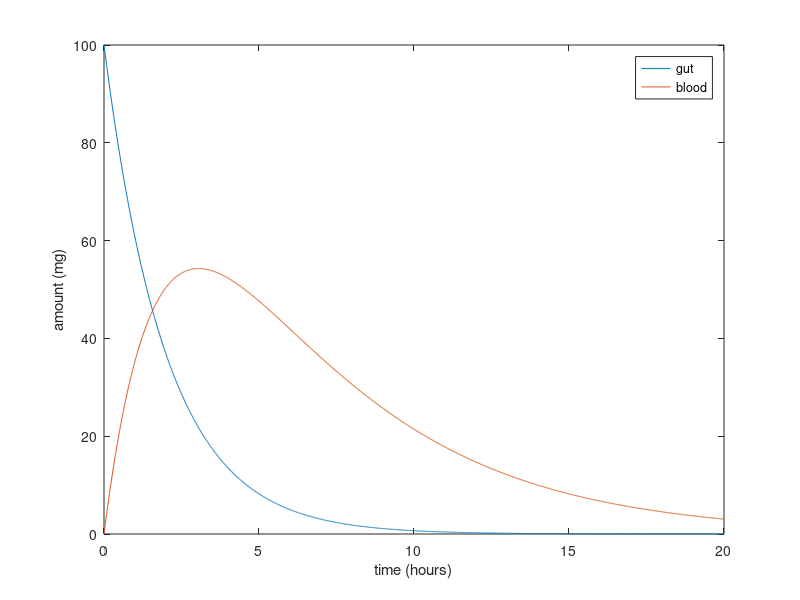

Reproduce this figure in MATLAB.
%%%%%%%%%%%%%%%%%%%%%%%%%%%%%%%%%%%%%%%%%%%%%%%%%%%%%%%%%%%%%%%%%%%%%%%%%%%%
%% Part IV: Eigenvalues and matrix calculus: solutions to the code exercises
%%%%%%%%%%%%%%%%%%%%%%%%%%%%%%%%%%%%%%%%%%%%%%%%%%%%%%%%%%%%%%%%%%%%%%%%%%%%
% Worked solutions to the code exercises from Matrices in Practice, by Tom Goodale:
% https://trgoodale.github.io/matrix-book/appendices/solutions-4.html
%
% Run the script a section at a time (Run Section, or Ctrl+Enter, in
% MATLAB), from the top: later sections use variables set in earlier ones.
% Try each exercise yourself first. Change the numbers and run them again to see what happens.
%
% Code licensed under the MIT licence: https://trgoodale.github.io/matrix-book/LICENSE.md

% --------------------------------------------------------------------------
% Chapter 18: Eigenvalues and eigenvectors
% --------------------------------------------------------------------------

%% Chapter 18, exercise 7
% Three equal masses are joined in a line by four equal springs, with the
% outer springs fixed to walls. Their vibrations are governed by the matrix
% K = [2 -1 0; -1 2 -1; 0 -1 2]: the natural frequencies are proportional to
% the square roots of its eigenvalues, and the eigenvectors are the mode
% shapes, the patterns in which the masses move together. Find the
% eigenvalues and eigenvectors, and describe each mode shape in words.

K = [2 -1 0; -1 2 -1; 0 -1 2];
[V, D] = eig(K)

% The eigenvalues are 2 - sqrt(2) ≈ 0.586, 2 and 2 + sqrt(2) ≈ 3.414, with
% eigenvectors proportional to (1, sqrt(2), 1), (-1, 0, 1) and (1, -sqrt(2),
% 1) (software may flip their signs).
%
% - Lowest frequency: all three masses move the same way together, the
%   middle one furthest.
% - Middle frequency: the outer masses move in opposite directions and the
%   middle one stays still.
% - Highest frequency: the outer masses move together and the middle one
%   moves the opposite way, by more.
%
% The more the neighbouring masses move against each other, the more the
% springs between them stretch, and the higher the frequency.

% --------------------------------------------------------------------------
% Chapter 19: Diagonalisation and matrix powers
% --------------------------------------------------------------------------

%% Chapter 19, exercise 7
% A Leslie matrix models a population divided into age groups. For a species
% with three age groups (young, adult, old), suppose each adult has 1.5
% young per year and each old animal 1, 60% of the young survive to become
% adults, and 70% of adults survive to become old:
% L = [0 1.5 1; 0.6 0 0; 0 0.7 0].
% Find the dominant eigenvalue and its eigenvector. What is the long-run
% growth rate of the population, and what fraction of the animals is in each
% age group in the long run? Check by applying L 50 times to a starting
% population.

L = [0 1.5 1; 0.6 0 0; 0 0.7 0];
[V, D] = eig(L);
[lam, i] = max(real(diag(D)));
lam
v = V(:, i) / sum(V(:, i))

x = [100; 0; 0];
for k = 1:50
    x = L * x;
end
x / sum(x)

% The dominant eigenvalue is about 1.128, so in the long run the population
% grows by about 12.8% a year. The other two eigenvalues are complex, with
% absolute value about 0.61, so their modes die away. In the long run about
% 53.7% of the animals are young, 28.6% adult and 17.7% old, and 50 steps
% from a starting population of young animals only has already reached this
% distribution.

% --------------------------------------------------------------------------
% Chapter 20: Symmetric and positive definite matrices
% --------------------------------------------------------------------------

%% Chapter 20, exercise 7
% At a point inside a machine part, the stress matrix in MPa is
% σ = [80 20 0; 20 40 -10; 0 -10 -30].
% Find the principal stresses and the direction of the largest one. Check
% that the principal directions are perpendicular.

sigma = [80 20 0; 20 40 -10; 0 -10 -30];
[Q, D] = eig(sigma);
diag(D)                    % principal stresses, smallest first
Q(:, 3)                    % direction of the largest
Q' * Q                     % the identity, so Q is orthogonal

% The principal stresses are about 88.4 MPa (tension), 33.1 MPa (tension)
% and -31.5 MPa (compression). The largest acts along  ± (0.921, 0.387,
% -0.033), mostly along the x axis, tilted towards y. Q^T Q = I, up to
% rounding, confirms that the principal directions are perpendicular.

% --------------------------------------------------------------------------
% Chapter 21: The singular value decomposition and PCA
% --------------------------------------------------------------------------

%% Chapter 21, exercise 7
% Generate data for 200 people with two closely related measurements, for
% example with rng = np.random.default_rng(1), h = rng.normal(170, 10, 200)
% (heights in cm) and s = h + rng.normal(0, 4, 200) (arm spans in cm). Find
% the principal components and the fraction of the variance explained by
% each, and interpret the first component.

% The book gives this solution in Python. Here is a MATLAB version.

rng(1);
h = 170 + 10 * randn(200, 1);          % heights in cm
s = h + 4 * randn(200, 1);             % arm spans in cm
X = [h, s];
Xc = X - mean(X);
[~, S, V] = svd(Xc, 'econ');
V                                      % columns are the principal components
diag(S).^2 / sum(diag(S).^2)           % fraction of variance explained

% In MATLAB, the same steps are X = [h, s]; Xc = X - mean(X); [~, S, V] =
% svd(Xc, 'econ'); diag(S).^2 / sum(diag(S).^2). MATLAB's random numbers
% differ from NumPy's, so the results differ slightly.
%
% The first principal component is about  ± (0.67, 0.74) and explains about
% 97% of the variance: it is overall body size, with height and arm span
% increasing together. The second, perpendicular to it, explains the
% remaining 3%; it measures how much longer or shorter a person's arm span
% is than you would expect from their height. One number per person, the
% score along the first component, captures almost all the information in
% the two measurements.

% --------------------------------------------------------------------------
% Chapter 22: Derivatives with vectors and matrices
% --------------------------------------------------------------------------

%% Chapter 22, exercise 7
% Use gradient descent to minimise f(x) = (1/2)x^T Ax with A = [10 0; 0 1],
% starting from (1, 1), with step sizes α= 0.1, 0.18 and 0.21. For each,
% count the steps until ||x|| < 10^-6, or report that it fails. Explain the
% results using the eigenvalues of A.

A = [10 0; 0 1];
for alpha = [0.1 0.18 0.21]
    x = [1; 1];
    k = 0;
    while norm(x) >= 1e-6 && k < 1000
        x = x - alpha * (A * x);
        k = k + 1;
    end
    fprintf('alpha = %.2f: %d steps, |x| = %.3g\n', alpha, k, norm(x));
end

% The eigenvalues of A are 10 and 1, and each step multiplies the two
% components of x by 1 - 10α and 1 - α.
%
% - α= 0.1: the factors are 0 and 0.9. The first component vanishes at once,
%   but the second shrinks slowly, and 0.9^k < 10^-6 needs k = 132.
% - α= 0.18: the factors are -0.8 and 0.82, both well inside (-1, 1), so
%   about 70 steps. This is close to the best possible, α= 2/(10 + 1) ≈
%   0.182, which makes both factors  ± 9/11.
% - α= 0.21: the factor 1 - 2.1 = -1.1 has size greater than 1, so the first
%   component flips sign and grows at every step, and the method diverges.
%
% Convergence needs α< 2/λ_max = 0.2, and even the best step leaves a factor
% of (κ- 1)/(κ+ 1) per step, where κ= 10 is the condition number.

% --------------------------------------------------------------------------
% Chapter 23: Linear ODE systems and the matrix exponential
% --------------------------------------------------------------------------

%% Chapter 23, exercise 7
% A dose of 100 mg of a drug is swallowed. The amount x_1 in the gut and x_2
% in the blood obey
% dotx_1 = -0.5x_1,
%
% dotx_2 = 0.5x_1 - 0.2x_2,
% with time in hours. Use the matrix exponential to compute x(t) for 0 ≤ t ≤
% 20, plot both amounts, and find when the amount in the blood is greatest
% and what it is. Check against the exact answer from the eigenvalues.

A = [-0.5 0; 0.5 -0.2];
t = linspace(0, 20, 2001);
X = zeros(2, numel(t));
for j = 1:numel(t)
    X(:, j) = expm(A * t(j)) * [100; 0];
end
[peak, j] = max(X(2, :));
[t(j), peak]               % time and amount of the peak
plot(t, X)
xlabel('time (hours)'), ylabel('amount (mg)'), legend('gut', 'blood')

% The matrix is triangular, so the eigenvalues are -0.5 and -0.2. Solving
% directly, x_1 = 100e^-0.5t, and
% x_2(t) = ((100 × 0.5)/(0.5 - 0.2))e^-0.2t - e^-0.5t = (500/3)e^-0.2t -
% e^-0.5t.
% This is greatest when dotx_2 = 0, that is 0.2e^-0.2t = 0.5e^-0.5t, so
% e^0.3t = 2.5 and t = ln2.5/0.3 ≈ 3.05 hours, when x_2 ≈ 54.3 mg. The
% computed peak agrees, to the resolution of the time grid.

% --------------------------------------------------------------------------
% Part IV: Eigenvalues and matrix calculus review
% --------------------------------------------------------------------------

%% Part IV, exercise 11
% For the system in exercise 5, compute x(1) in two ways: with the built-in
% matrix exponential, and with Ve^ΛtV^-1x(0) using the eigenvalues and
% eigenvectors. Compare both with your formula.

% Uses Chapter 23 and Chapter 19.

A = [-2 1; 1 -2];  x0 = [1; 0];  t = 1;
x_expm = expm(A*t) * x0;
[V, D] = eig(A);
x_eig = V * diag(exp(diag(D)*t)) / V * x0;
x_formula = 0.5*exp(-t)*[1; 1] + 0.5*exp(-3*t)*[1; -1];
fprintf('%.6f %.6f\n', [x_expm, x_eig, x_formula])

% All three agree. expm doesn't need the eigenvectors, so it also works for
% matrices that can't be diagonalised.
